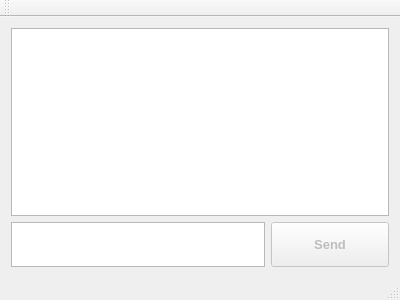
<?xml version="1.0" encoding="UTF-8"?>
<ui version="4.0">
 <class>ServerSPP</class>
 <widget class="QMainWindow" name="ServerSPP">
  <property name="geometry">
   <rect>
    <x>0</x>
    <y>0</y>
    <width>400</width>
    <height>300</height>
   </rect>
  </property>
  <property name="windowTitle">
   <string>S P P  Chat Server</string>
  </property>
  <property name="windowIcon">
   <iconset>
    <normaloff>logoSPP.ico</normaloff>logoSPP.ico</iconset>
  </property>
  <widget class="QWidget" name="centralWidget">
   <layout class="QGridLayout" name="gridLayout">
    <item row="0" column="0" colspan="2">
     <widget class="QTextEdit" name="chatText">
      <property name="font">
       <font>
        <pointsize>10</pointsize>
       </font>
      </property>
      <property name="readOnly">
       <bool>true</bool>
      </property>
     </widget>
    </item>
    <item row="1" column="0">
     <widget class="QTextEdit" name="newMessage">
      <property name="minimumSize">
       <size>
        <width>0</width>
        <height>45</height>
       </size>
      </property>
      <property name="maximumSize">
       <size>
        <width>16777215</width>
        <height>45</height>
       </size>
      </property>
      <property name="font">
       <font>
        <pointsize>10</pointsize>
       </font>
      </property>
     </widget>
    </item>
    <item row="1" column="1">
     <widget class="QPushButton" name="sendButton">
      <property name="enabled">
       <bool>false</bool>
      </property>
      <property name="minimumSize">
       <size>
        <width>118</width>
        <height>45</height>
       </size>
      </property>
      <property name="maximumSize">
       <size>
        <width>16777215</width>
        <height>45</height>
       </size>
      </property>
      <property name="font">
       <font>
        <pointsize>10</pointsize>
        <weight>75</weight>
        <bold>true</bold>
       </font>
      </property>
      <property name="text">
       <string>Send</string>
      </property>
      <property name="iconSize">
       <size>
        <width>40</width>
        <height>40</height>
       </size>
      </property>
     </widget>
    </item>
   </layout>
  </widget>
  <widget class="QMenuBar" name="menuBar">
   <property name="geometry">
    <rect>
     <x>0</x>
     <y>0</y>
     <width>400</width>
     <height>20</height>
    </rect>
   </property>
  </widget>
  <widget class="QToolBar" name="mainToolBar">
   <attribute name="toolBarArea">
    <enum>TopToolBarArea</enum>
   </attribute>
   <attribute name="toolBarBreak">
    <bool>false</bool>
   </attribute>
  </widget>
  <widget class="QStatusBar" name="statusBar">
   <property name="enabled">
    <bool>false</bool>
   </property>
  </widget>
 </widget>
 <layoutdefault spacing="6" margin="11"/>
 <resources/>
 <connections/>
</ui>
